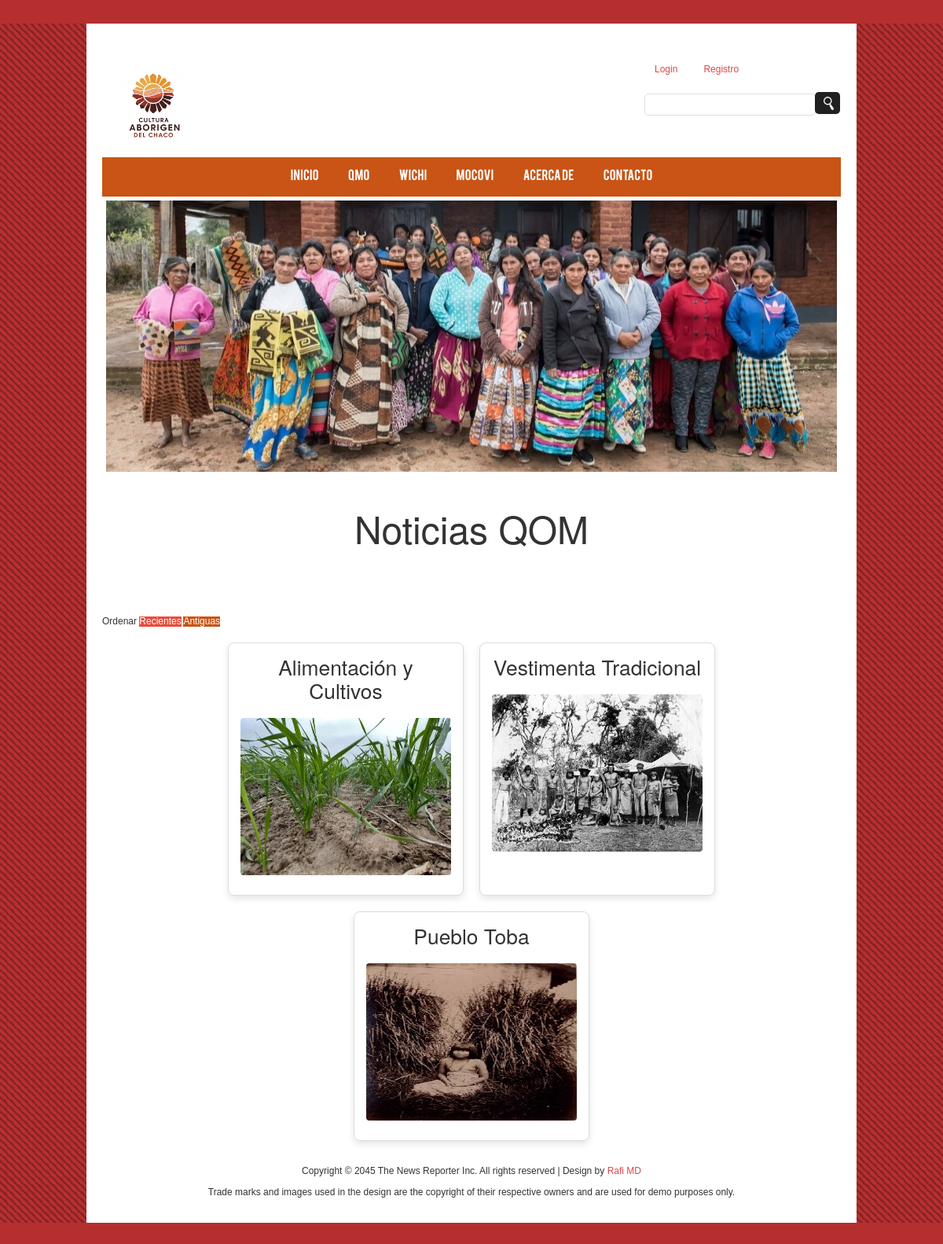
The app's page /qom/ with its own data.
### apps/noticias/models.py (models this page shows, shortened)
class Articulo(models.Model):
    titulo = models.CharField(max_length=200)
    contenido = models.TextField()
    fecha_publicacion = models.DateTimeField(default=timezone.now)
    autor = models.CharField(max_length=100)
    categoria = models.ForeignKey(Categoria, on_delete=models.SET_NULL, null=True, blank=True, related_name='articulos')
    imagen = models.ImageField(upload_to='articulos', blank=True, null=True)

### apps/noticias/views.py (the view)
# urls.py: path('qom/', views.Filtro_QOM, name='filtro_qom'),
def Filtro_QOM(request):
    qom_categoria = get_object_or_404(Categoria, pk=1)
    articulos_qom = Articulo.objects.filter(categoria=qom_categoria).order_by('-fecha_publicacion')
    orden = request.GET.get('orden')
    if orden == 'asc':
        articulos_qom = articulos_qom.order_by('fecha_publicacion')
    contexto = {
        'categoria': qom_categoria,
        'articulos': articulos_qom,
    }
    return render(request, 'noticias/filtro_qom.html', contexto)

### templates/noticias/filtro_qom.html (shortened to what this page needs)
{% extends 'index.html' %}
{% block contenido_cuerpo %}
    <h1 class = "titulo-Principal">Noticias QOM</h1>
    <br>
    <br>
    <br>
    <br>
    <br>
    <div>
        Ordenar
        <a href="{% url 'noticias:filtro_qom' %}?orden=dsc"class="btn-borrar">Recientes</a>
        <a href="{% url 'noticias:filtro_qom' %}?orden=asc"class= "btn-modificar">Antiguas</a>
    </div>
    <div class="contenedor-articulos">
      {% for articulo in articulos %}
       <div class="articulo">
         <h2 class="titulo">{{ articulo.titulo }}</h2>
         <a href="{% url 'noticias:path_detalle_articulo' articulo.pk %}">
            <img src="{{ articulo.imagen.url }}" alt="{{ articulo.titulo }}" width="300" height="300">
        </a>
     </div>
    {% endfor %}
   </div>
{% endblock contenido_cuerpo %}

### static/css/style.css (style rules this page uses)
* { margin:0; padding:0 }
body { font-family:Arial; font-size:12px; line-height:13px; background:top center no-repeat fixed #b62f2f }
a { color:#d52929db; text-decoration:none }
input[type=submit] h1, h2, h4, h5, h6 { font-weight:normal; margin:0 0 15px }
h2 { font-size:25px; line-height:30px }
img { max-width:100%; height:auto }
div { overflow:hidden }
.contenedor-articulos { display: flex; flex-wrap: wrap; justify-content: center; gap: 20px; padding: 20px; }
.titulo-Principal { font-size: 4em; color: #333; margin-bottom: 20px; text-align: center; }
.articulo { border: 1px solid #ddd; border-radius: 8px; padding: 15px; box-shadow: 0 4px 8px rgba(0, 0, 0, 0.1); text-align: center; width: 300px; background-color: #fff; }
.articulo img { width: 300px; height: 200px; border-radius: 4px; margin-bottom: 10px; }
.articulo h2 { font-size: 2.2em; color: #333; margin-top: 0; }
.btn-borrar { background-color: #e74c3c; color: white; }
.btn-modificar { background-color: #c95415; color: white; }
.titulo { font-size: 3em; color:#333; margin-bottom: 20px; }

### records on screen
Articulo: titulo "Alimentación y Cultivos", imagen (picture)
Articulo: titulo "Vestimenta Tradicional", imagen (picture)
Articulo: titulo "Pueblo Toba", imagen (picture)
